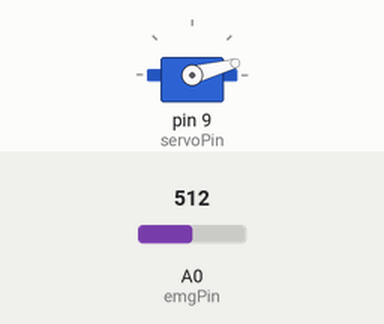
A sketch run on a simulated Arduino Uno, built with avr-gcc and run on an emulated ATmega328P. Parts: servo. Inputs (shaded band) come from the test bench; at power-on: A0 (emgPin) = 512. What the sketch prints to the serial monitor is not drawn.

Above: at 1.2 s.
1.3 s: A0 (emgPin) set to 716
At 1.44 s:
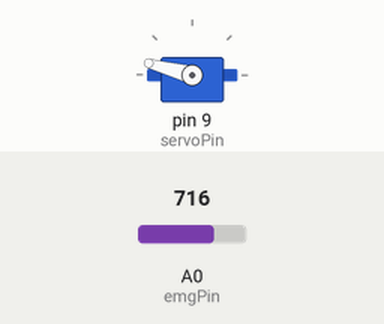
4.3 s: A0 (emgPin) set to 985
At 5.6 s:
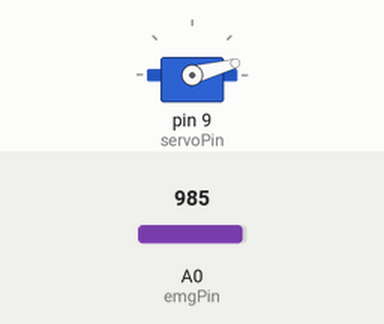
6.1 s: A0 (emgPin) set to 1006
Timing chart, 0 to 9.1 s (numbered marks = the images above; inputs shaded):
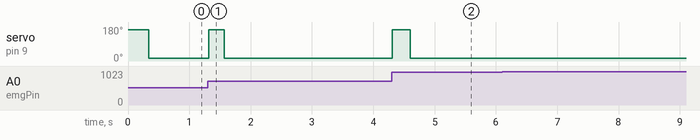

Measured:
- after the input at 1.3 s, servo on pin 9 (servoPin): 15° → 165° at once, → 15° 0.26 s later
- after the input at 4.3 s, servo on pin 9 (servoPin): 15° → 165° at once, → 15° 0.29 s later

The sketch:

emg_servo_control_v2.ino
```cpp
#include <Servo.h>

Servo myServo;

const int emgPin = A0;
const int servoPin = 9;

int relaxedPos = 15;
int flexedPos  = 165;

// Tunable
int activationDelta = 60;   // how much above baseline = flex
int samplesFast = 8;
int samplesSlow = 60;

int fastBuf[8];
int slowBuf[60];
int fastIdx = 0, slowIdx = 0;
long fastSum = 0, slowSum = 0;

void setup() {
  Serial.begin(115200);
  myServo.attach(servoPin);
  myServo.write(relaxedPos);

  for (int i = 0; i < samplesFast; i++) fastBuf[i] = 0;
  for (int i = 0; i < samplesSlow; i++) slowBuf[i] = 0;
}

int fastRead() {
  fastSum -= fastBuf[fastIdx];
  fastBuf[fastIdx] = analogRead(emgPin);
  fastSum += fastBuf[fastIdx];
  fastIdx = (fastIdx + 1) % samplesFast;
  return fastSum / samplesFast;
}

int slowRead(int val) {
  slowSum -= slowBuf[slowIdx];
  slowBuf[slowIdx] = val;
  slowSum += slowBuf[slowIdx];
  slowIdx = (slowIdx + 1) % samplesSlow;
  return slowSum / samplesSlow;
}

void loop() {
  int emgFast = fastRead();
  int baseline = slowRead(emgFast);
  int delta = emgFast - baseline;

  Serial.print("Fast: ");
  Serial.print(emgFast);
  Serial.print("  Base: ");
  Serial.print(baseline);
  Serial.print("  Δ: ");
  Serial.println(delta);

  if (delta > activationDelta) {
    myServo.write(flexedPos);
  } else {
    myServo.write(relaxedPos);
  }

  delay(5);
}
```
